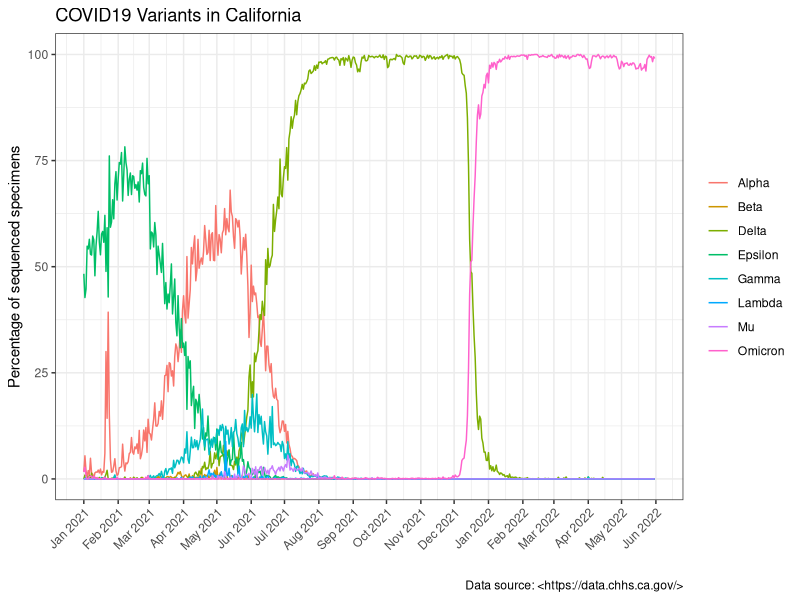

Source code (R):
## ---- chunk 1
library(ggplot2)
library(dplyr)
## ---- chunk 2
data <- read.csv("covid19_variants.csv")
## ---- chunk 3
# Convert the date column to Date type
data$date <- as.Date(data$date)

# Filter out the "Total" and "Other" variant and select the date range
data <- data %>%
  filter(variant_name != "Total") %>%
  filter(variant_name != "Other") %>%
  filter(date >= as.Date("2021-01-01") & date <= as.Date("2022-05-31"))
## ---- chunk 4
ggplot(data, aes(x = date, y = percentage, color = variant_name)) +
  geom_line() +
  scale_x_date(date_breaks = "1 month", date_labels = "%b %Y") +
  labs(x = "", 
       y = "Percentage of sequenced specimens", 
       color = NULL,
       caption = "Data source: <https://data.chhs.ca.gov/>") +
  theme_bw() +
  theme(axis.text.x = element_text(angle = 45, hjust = 1)) +
  ggtitle("COVID19 Variants in California")
## ---- chunk 5
sessionInfo()
